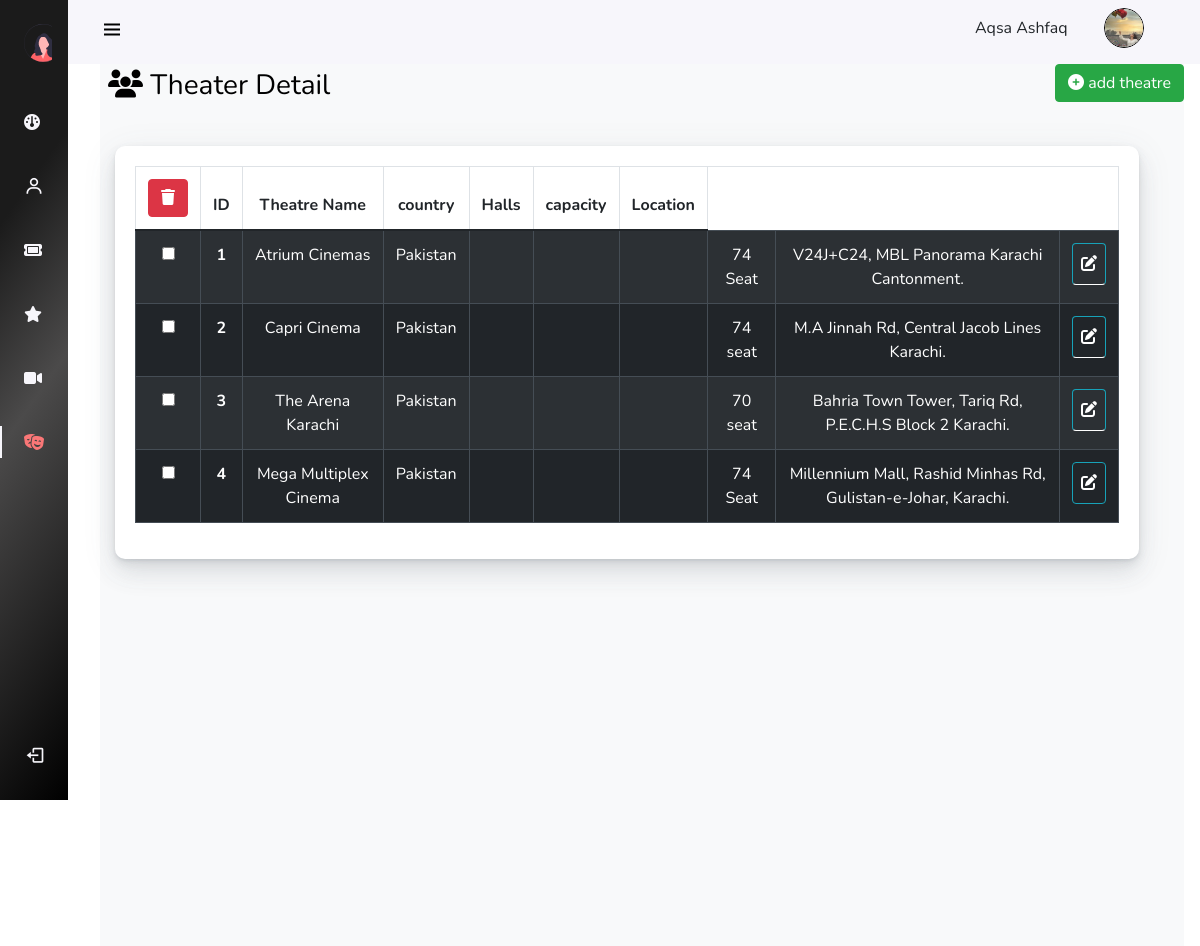
Page /AdminPanel/Pages/Theaters.php (signed in) on the committed database.
### tables this page shows
CREATE TABLE `theatre` (
  `theater_id` int(11) NOT NULL,
  `theater-title` varchar(255) NOT NULL,
  `country` varchar(255) NOT NULL,
  `capacity` varchar(74) NOT NULL,
  `Location` varchar(255) NOT NULL,
  `showdate` date DEFAULT NULL,
  `MovieName` varchar(255) NOT NULL,
  `showtime` time NOT NULL,
  `Movie-pic` varchar(255) NOT NULL,
  `description` varchar(255) NOT NULL
);

### AdminPanel/Pages/Theaters.php (the view, shortened to what this page needs)
<?php
include("scripts.php");
include("Config.php");
?>
<!DOCTYPE html>
<html lang="en">
<head>
    <link rel="stylesheet" href="../assets/css/bootstrap-5.0.2-dist/css/bootstrap.min.css">
    <link rel="stylesheet" href="../assets/css/instyle.css">
    <link rel="stylesheet" href="https://cdnjs.cloudflare.com/ajax/libs/font-awesome/6.3.0/css/all.min.css">
</head>
<body id="body-pd">
    <header class="header" id="header">
        <div class="header_toggle"> <i class='bx bx-menu' id="header-toggle"></i> </div>
        <div class="d-flex" >
                <p class="pt-2"> <?php echo $_SESSION['full_name'];?> </p>&nbsp;&nbsp;&nbsp;
                <div class="header_img ms-auto mx-4"> <img class="img-fluid" src="../assets/images/uploads/<?php echo $_SESSION['picture'] ;?> "
                style="width:40px;height:40px;border:1px solid black;border-radius:50px;"  alt="logo"> </div>
             </div>
      </header>
    <div class="l-navbar" id="nav-bar">
        <nav class="nav">
            <div>
                 <a href="#" class="nav_logo"> <img src="../assets/images/adminlogo.svg" alt="">  <span class="nav_logo-name">Admin &nbsp;Panel </span> </a>
                <div class="nav_list">
                    <a href="../index.php" class="nav_link  "> <i class="fa-solid fa-gauge"></i>
                     </a>
                     <a href="../Pages/Users.php" class="nav_link "> <i class='bx bx-user nav_icon'></i>
                    <span class="nav_name ">Users</span> </a>
                    <a href="../Pages/booking.php" class="nav_link  " > <i class="fa-solid fa-ticket"></i> <span class="nav_name">bookings</span> </a>
                    <a href="../Pages/reviews.php" class="nav_link"> <i class="fa-solid fa-star"></i><span class="nav_name">reviews</span> </a>
                    <a href="../Pages/Movies.php" class="nav_link"> <i class="fa-solid fa-video"></i> <span class="nav_name">movies</span> </a>
                    <a href="../Pages/Theaters.php" class="nav_link active"><i class="fa-solid fa-masks-theater"></i> <span class="nav_name">theatre</span> </a>
                    </div>
              </div>
                       <a href="#" class="nav_link">
                <form action="logout.php" method="POST">
                <button class="btn btn-transparent m-0 p-0" type="submit" name="Signout">
                    <i class='bx bx-log-out nav_icon'></i> <span class="nav_name">SignOut</span>
                 </a>
          </nav>
    </div>
    <div class="height-100 bg-light main-container ">
<div class="user-l d-flex ">
<a href="#" class="user-head"> <i class="fa-solid fa-users"></i> <span class="nav_name">Theater Detail</span> </a>
<div class="ms-auto">
            <a href="form2.php#theatre"   class="btn btn-success " >
            <i class="fa-solid fa-circle-plus"></i>  add theatre
            </a>
       </div>
</div><br>
    <div class="height-100 bg-light main-container">
    <div class="page-content page-container" id="page-content">
    <div class="padding">
        <div class="row container d-flex justify-content-center">
   <div class="col-lg-12 grid-margin stretch-card">
              <div class="card">
                <div class="card-body">
                  <div class="table-responsive">
                    <form action="delete.php" method="POST" >
                    <table class="table table-striped table-bordered table-hover align-middle text-center">
                      <thead>
                        <tr>
                          <th>
                          <button type="submit" name="del_theatre_data" class="btn btn-danger "><i class="fa-solid fa-trash"></i> </button>
                          </th>
                          <th>ID</th>
                          <th>Theatre Name</th>
                          <th>country</th>
                          <th  class="text-center">Halls</th>
                          <th>capacity</th>
                          <th>Location</th>
                        </tr>
                      </thead>
                      <tbody class="table table-dark table-striped">
                        <?php
          $data = mysqli_query($conn,"SELECT * from theatre");
          while ($theater_data = mysqli_fetch_array($data)){
            ?>
            <tr>
              <td>
                <input type="checkbox" name="delTheater[]" value="<?php echo $theater_data['theater_id'] ?>" >
              </td>
              <th><?php echo $theater_data["theater_id"] ?></th>
              <td><?php echo $theater_data["theater-title"] ?></td>
              <td><?php echo $theater_data["country"] ?></td>
              <td><?php echo $theater_data["Hall-1"] ?></td>
              <td><?php echo $theater_data["Hall-2"] ?></td>
              <td><?php echo $theater_data["Hall-3"] ?></td>
              <td><?php echo $theater_data["capacity"] ?></td>
              <td><?php echo $theater_data["Location"] ?></td>
              <td  rowspan=1>
                 <a href="form.php?Tid=<?php echo  $theater_data["theater_id"] ?>"
               class="text-white text-decoration-none btn btn-info"> <i class="fa-solid fa-pen-to-square"></i>
              </a>
            </tr>
        <?php  } ?>
        </tbody>
                    </table>
        </form>
                  </div>
                </div>
              </div>
            </div>
            </div>
              </div>
            </div>
     </div>

### AdminPanel/assets/css/instyle.css (style rules this page uses)
:root { --header-height: 3rem;--nav-width: 68px; --first-color: #E46568; --first-color-light: #AFA5D9; --white-color: #F7F6FB; --body-font: 'Nunito', sans-serif; --gradient:linear-gradient(125deg,#5D48A6,#94378C,#CD2671); --normal-font-size: 1rem;--z-fixed: 100 }
body { position: relative; margin: var(--header-height) 0 0 0; padding: 0 1rem; font-family: var(--body-font); font-size: var(--normal-font-size); transition: .5s }
a { text-decoration: none }
.header { width: 100%; height: var(--header-height); position: fixed;top: 0; left: 0; display: flex; align-items: center; justify-content: space-between; padding: 0 1rem; background-color: var(--white-color); z-index: var(--z-fixed); transition: .5s }
.header_toggle { color: black; font-size: 1.5rem; cursor: pointer }
.header_img { width: 35px; height: 35px; display: flex; justify-content: center; border-radius: 50%; overflow: hidden }
.header_img img { width: 40px; }
.l-navbar { position: fixed; top: 0;left: -30%; width: var(--nav-width); height: 100vh; background:linear-gradient(125deg,rgb(27, 27, 27) 25%,rgb(75, 74, 74) 50%,black) 100%; padding: .5rem 1rem 0 0; transition: .5s; z-index: var(--z-fixed) }
.nav { height: 100%; display: flex;flex-direction: column; justify-content: space-between; overflow: hidden }
.nav_logo, .nav_link { display: grid; grid-template-columns: max-content max-content; align-items: center; column-gap: 1rem;padding: .5rem 0 .5rem 1.5rem }
.nav_logo { margin-bottom: 2rem }
.nav_link { position: relative;color: var(--white-color);margin-bottom: 1.5rem;transition: .3s }
.nav_icon { font-size: 1.25rem }
.active { color: rgb(250, 119, 119) }
.active::before { content: '';position: absolute;left: 0;width: 2px;height: 32px;background-color: var(--white-color) }
.height-100 { height:100vh }
@media screen and (min-width: 768px) { body { margin: calc(var(--header-height) + 1rem) 0 0 0;padding-left: calc(var(--nav-width) + 2rem) } }
@media screen and (min-width: 768px) { .header { height: calc(var(--header-height) + 1rem);padding: 0 2rem 0 calc(var(--nav-width) + 2rem) } }
@media screen and (min-width: 768px) { .header_img { width: 40px;height: 40px } }
@media screen and (min-width: 768px) { .header_img img { width: 45px } }
@media screen and (min-width: 768px) { .l-navbar { left: 0;padding: 1rem 1rem 0 0 } }
.card { background-color: #fff; border-radius: 10px; border: none; position: relative; margin-bottom: 30px; box-shadow: 0 0.46875rem 2.1875rem rgba(90,97,105,0.1), 0 0.9375rem 1.40625rem rgba(90,97,105,0.1), 0 0.25rem 0.53125rem rgba(90,97,105,0.12), 0 0.125rem 0.1875rem rgba(90,97,105,0.1); }
.user-l .user-head { text-decoration: none; color: black; font-size: 28px; margin-left: 8px; }

### rows in the picture
theatre: theater_id "1", value "Atrium Cinemas", country "Pakistan", capacity "74 Seat", Location "V24J+C24, MBL Panorama Karachi Cantonment."
theatre: theater_id "2", value "Capri Cinema", country "Pakistan", capacity "74 seat", Location "M.A Jinnah Rd, Central Jacob Lines Karachi."
theatre: theater_id "3", value "The Arena Karachi", country "Pakistan", capacity "70 seat", Location "Bahria Town Tower, Tariq Rd, P.E.C.H.S Block 2 Karachi."
theatre: theater_id "4", value "Mega Multiplex Cinema", country "Pakistan", capacity "74 Seat", Location "Millennium Mall, Rashid Minhas Rd, Gulistan-e-Johar, Karachi."

### other values in the picture
$_SESSION['full_name'] "Aqsa Ashfaq"
